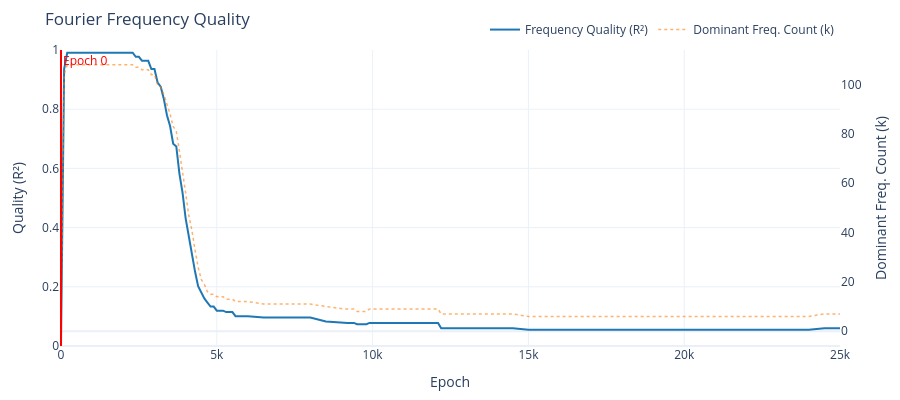

Write notebook code for a chart like this one.
### Code cell
# Fast grokker: 109/485
variant = family.get_variant(prime=109, seed=485)
show_views(variant)

### Figure 1 — Plotly figure (JSON) as saved in the notebook; plotly's stock layout.template omitted (floating-point values rounded to 4 significant figures; data arrays with more than 128 entries replaced by an {"elided": "..."} marker saying what was removed)
{"data": [{"hovertemplate": "Epoch %{x}<br>Quality: %{y:.4f}<extra></extra>", "line": {"color": "rgba(31, 119, 180, 1.0)", "width": 2}, "mode": "lines", "name": "Frequency Quality (R²)", "type": "scatter", "x": {"elided": "131 int values"}, "y": {"elided": "131 float values"}}, {"hovertemplate": "Epoch %{x}<br>k: %{y}<extra></extra>", "line": {"color": "rgba(255, 127, 14, 0.6)", "dash": "dot", "width": 1.5}, "mode": "lines", "name": "Dominant Freq. Count (k)", "type": "scatter", "x": {"elided": "131 int values"}, "y": {"elided": "131 float values"}, "yaxis": "y2"}], "layout": {"annotations": [{"font": {"color": "red"}, "showarrow": false, "text": "Epoch 0", "x": 0, "xanchor": "left", "xref": "x", "y": 1, "yanchor": "top", "yref": "y domain"}], "height": 400, "legend": {"orientation": "h", "x": 1, "xanchor": "right", "y": 1.02, "yanchor": "bottom"}, "margin": {"b": 50, "l": 60, "r": 60, "t": 50}, "shapes": [{"line": {"color": "red", "dash": "solid", "width": 2}, "type": "line", "x0": 0, "x1": 0, "xref": "x", "y0": 0, "y1": 1, "yref": "y domain"}], "title": {"text": "Fourier Frequency Quality"}, "xaxis": {"title": {"text": "Epoch"}}, "yaxis": {"range": [0, 1], "title": {"text": "Quality (R²)"}}, "yaxis2": {"overlaying": "y", "showgrid": false, "side": "right", "title": {"text": "Dominant Freq. Count (k)"}}}}
